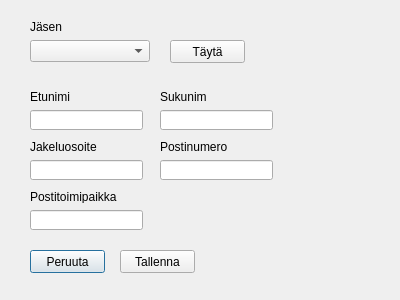
<?xml version="1.0" encoding="UTF-8"?>
<ui version="4.0">
 <class>Dialog</class>
 <widget class="QDialog" name="Dialog">
  <property name="geometry">
   <rect>
    <x>0</x>
    <y>0</y>
    <width>400</width>
    <height>300</height>
   </rect>
  </property>
  <property name="windowTitle">
   <string>Dialog</string>
  </property>
  <widget class="QComboBox" name="comboBox">
   <property name="geometry">
    <rect>
     <x>30</x>
     <y>40</y>
     <width>120</width>
     <height>22</height>
    </rect>
   </property>
  </widget>
  <widget class="QLineEdit" name="editMemberFirstNameLineEdit">
   <property name="geometry">
    <rect>
     <x>30</x>
     <y>110</y>
     <width>113</width>
     <height>20</height>
    </rect>
   </property>
  </widget>
  <widget class="QLineEdit" name="editMemberLastNameLineEdit">
   <property name="geometry">
    <rect>
     <x>160</x>
     <y>110</y>
     <width>113</width>
     <height>20</height>
    </rect>
   </property>
  </widget>
  <widget class="QLineEdit" name="editMemberPostalAddressLineEdit">
   <property name="geometry">
    <rect>
     <x>30</x>
     <y>160</y>
     <width>113</width>
     <height>20</height>
    </rect>
   </property>
  </widget>
  <widget class="QLineEdit" name="editMemberZipLineEdit">
   <property name="geometry">
    <rect>
     <x>160</x>
     <y>160</y>
     <width>113</width>
     <height>20</height>
    </rect>
   </property>
  </widget>
  <widget class="QLineEdit" name="editMemberCityLineEdit">
   <property name="geometry">
    <rect>
     <x>30</x>
     <y>210</y>
     <width>113</width>
     <height>20</height>
    </rect>
   </property>
  </widget>
  <widget class="QLabel" name="label">
   <property name="geometry">
    <rect>
     <x>30</x>
     <y>90</y>
     <width>47</width>
     <height>13</height>
    </rect>
   </property>
   <property name="text">
    <string>Etunimi</string>
   </property>
  </widget>
  <widget class="QLabel" name="label_2">
   <property name="geometry">
    <rect>
     <x>30</x>
     <y>20</y>
     <width>47</width>
     <height>13</height>
    </rect>
   </property>
   <property name="text">
    <string>Jäsen</string>
   </property>
  </widget>
  <widget class="QLabel" name="label_3">
   <property name="geometry">
    <rect>
     <x>160</x>
     <y>90</y>
     <width>47</width>
     <height>13</height>
    </rect>
   </property>
   <property name="text">
    <string>Sukunimi</string>
   </property>
  </widget>
  <widget class="QLabel" name="label_4">
   <property name="geometry">
    <rect>
     <x>30</x>
     <y>140</y>
     <width>70</width>
     <height>13</height>
    </rect>
   </property>
   <property name="text">
    <string>Jakeluosoite</string>
   </property>
  </widget>
  <widget class="QLabel" name="label_5">
   <property name="geometry">
    <rect>
     <x>160</x>
     <y>140</y>
     <width>70</width>
     <height>13</height>
    </rect>
   </property>
   <property name="text">
    <string>Postinumero</string>
   </property>
  </widget>
  <widget class="QLabel" name="label_6">
   <property name="geometry">
    <rect>
     <x>30</x>
     <y>190</y>
     <width>90</width>
     <height>13</height>
    </rect>
   </property>
   <property name="text">
    <string>Postitoimipaikka</string>
   </property>
  </widget>
  <widget class="QPushButton" name="editMemberCancelPushButton">
   <property name="geometry">
    <rect>
     <x>30</x>
     <y>250</y>
     <width>75</width>
     <height>23</height>
    </rect>
   </property>
   <property name="text">
    <string>Peruuta</string>
   </property>
   <property name="default">
    <bool>true</bool>
   </property>
  </widget>
  <widget class="QPushButton" name="editMemberSavePushButton">
   <property name="geometry">
    <rect>
     <x>120</x>
     <y>250</y>
     <width>75</width>
     <height>23</height>
    </rect>
   </property>
   <property name="text">
    <string>Tallenna</string>
   </property>
  </widget>
  <widget class="QPushButton" name="editMemberPopulatePushButton">
   <property name="geometry">
    <rect>
     <x>170</x>
     <y>40</y>
     <width>75</width>
     <height>23</height>
    </rect>
   </property>
   <property name="text">
    <string>Täytä</string>
   </property>
  </widget>
 </widget>
 <resources/>
 <connections/>
</ui>
